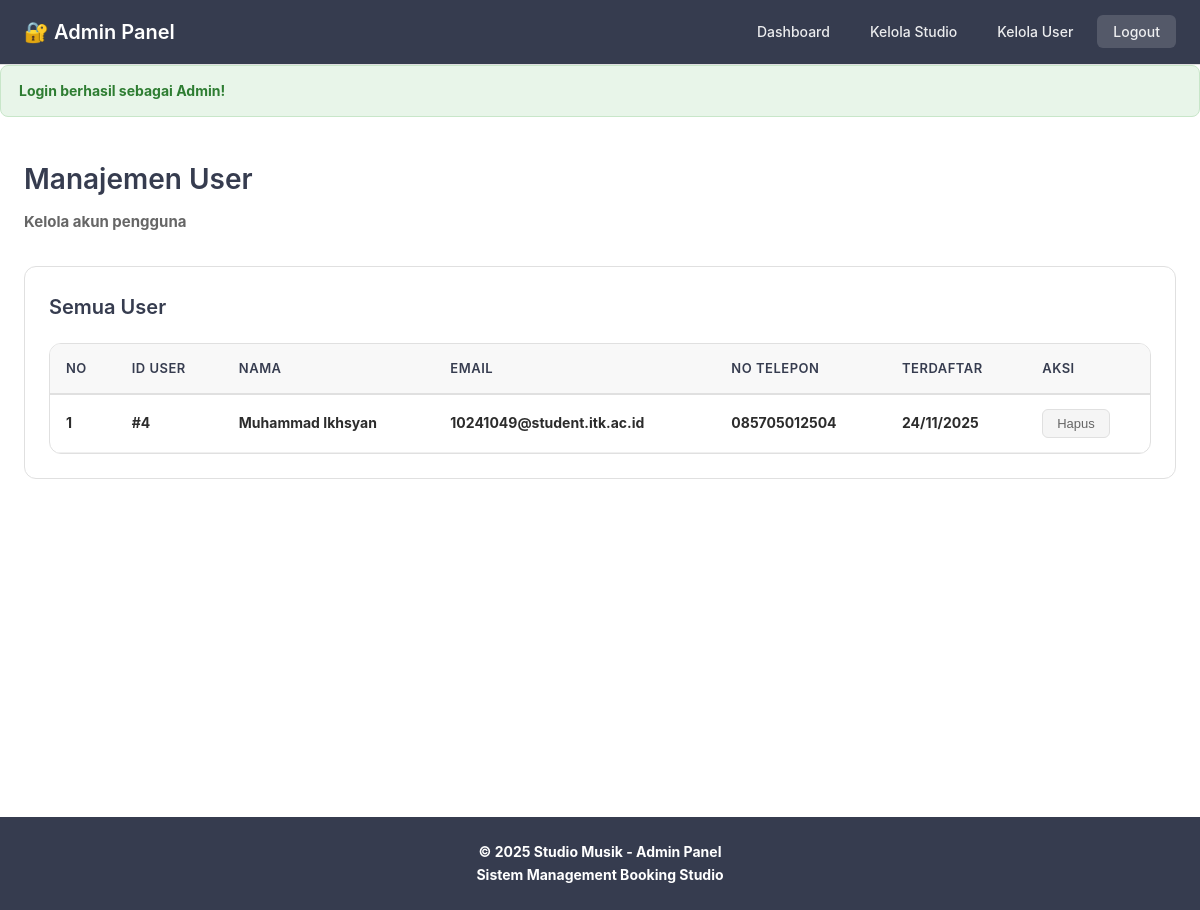
Before: /public/index.php?url=admin/users (signed in) with the older database file.
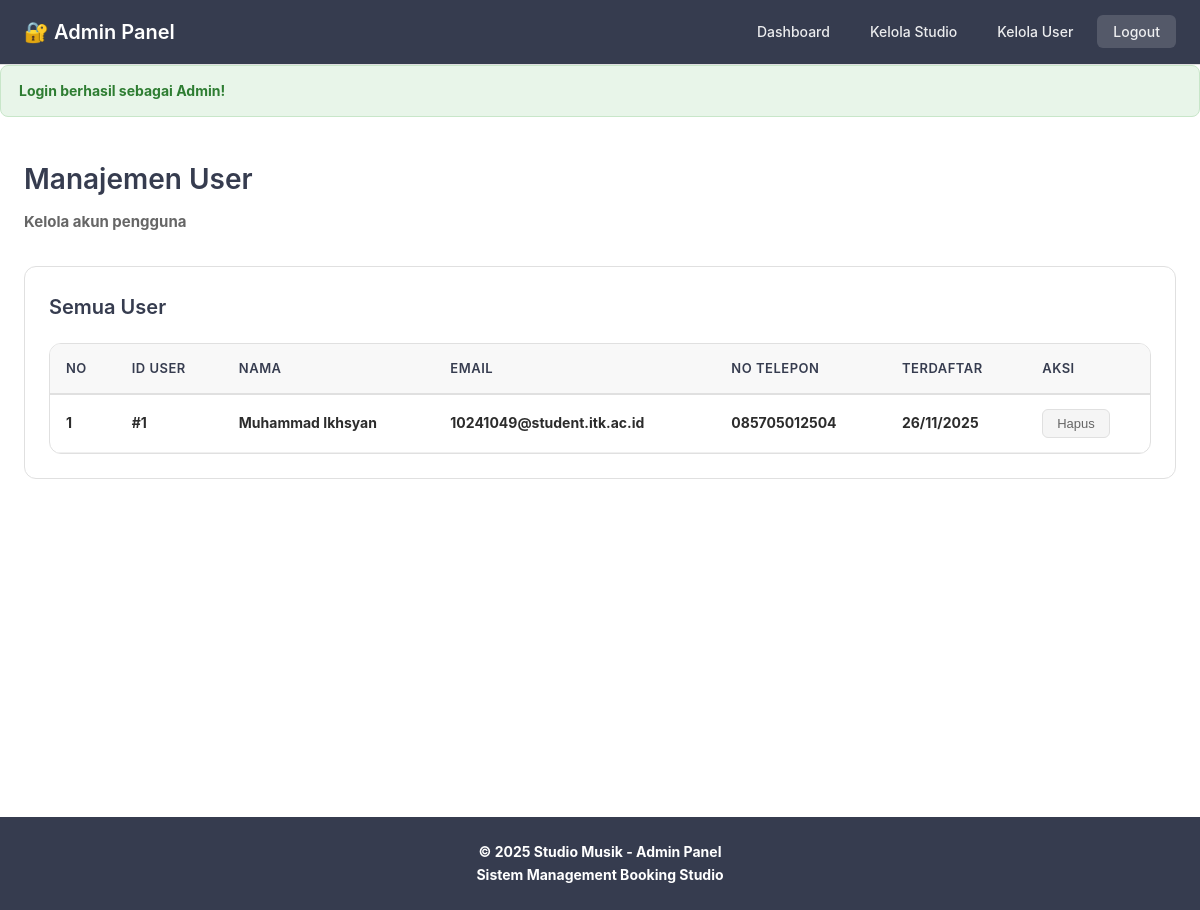
After: the same page with the newer database file.
### tables this page shows
CREATE TABLE `users` (
  `id_user` int(11) NOT NULL,
  `nama` varchar(100) NOT NULL,
  `email` varchar(100) NOT NULL,
  `password` varchar(255) NOT NULL,
  `no_telp` varchar(15) NOT NULL,
  `created_at` timestamp NULL DEFAULT current_timestamp()
);

### app/controllers/AdminController.php (called while the page is built, shortened)
<?php
require_once __DIR__ . '/../../core/Controller.php';
class AdminController extends Controller {
    public function users() {
        $userModel = $this->model('User');
        $allUsers = $userModel->all();
        $data = [
            'admin' => $_SESSION['admin'],
            'users' => $allUsers,
            'title' => 'Manajemen User'
        ];
        $this->view('admin/users', $data);
    }
}
?>

### core/Model.php (called while the page is built, shortened)
<?php
class Model {
    protected $db;
    protected $table;
    public function __construct() {
        require_once __DIR__ . '/../config/Database.php';
        $database = new Database();
        $this->db = $database->getConnection();
    }
    public function all() {
        $query = "SELECT * FROM " . $this->table;
        $stmt = $this->db->prepare($query);
        $stmt->execute();
        return $stmt->fetchAll(PDO::FETCH_ASSOC);
    }
}
?>

### config/Database.php (called while the page is built, shortened)
<?php
class Database {
    private $host = "localhost";
    private $db_name = "studio_music";
    private $username = "root";
    private $password = "";
    public function getConnection() {
        $this->conn = null;
        try {
            $this->conn = new PDO(
                "mysql:host=" . $this->host . ";dbname=" . $this->db_name,
                $this->username,
                $this->password
            );
            $this->conn->setAttribute(PDO::ATTR_ERRMODE, PDO::ERRMODE_EXCEPTION);
            $this->conn->exec("set names utf8");
        } catch(PDOException $e) {
            echo "Connection Error: " . $e->getMessage();
        }
        return $this->conn;
    }
}
?>

### app/views/admin/users.php (the view, shortened to what this page needs)
<?php include __DIR__ . '/header.php'; ?>
<div class="admin-dashboard-container">
    <div class="page-header">
        <h1>Manajemen User</h1>
        <p>Kelola akun pengguna</p>
    </div>
    <div class="admin-section">
        <h2>Semua User</h2>
        <?php if (!empty($users)): ?>
            <div class="table-responsive">
                <table class="booking-table">
                    <thead>
                        <tr>
                            <th>No</th>
                            <th>ID User</th>
                            <th>Nama</th>
                            <th>Email</th>
                            <th>No Telepon</th>
                            <th>Terdaftar</th>
                            <th>Aksi</th>
                        </tr>
                    </thead>
                    <tbody>
                        <?php $no = 1; ?>
                        <?php foreach ($users as $user): ?>
                            <tr>
                                <td><?= $no++ ?></td>
                                <td><strong>#<?= $user['id_user'] ?></strong></td>
                                <td><?= htmlspecialchars($user['nama']) ?></td>
                                <td><?= htmlspecialchars($user['email']) ?></td>
                                <td><?= htmlspecialchars($user['no_telp']) ?></td>
                                <td><?= date('d/m/Y', strtotime($user['created_at'])) ?></td>
                                <td>
                                    <form method="POST" action="/Studio-Music/public/index.php?url=admin/deleteUser" style="display: inline;">
                                        <button type="submit" class="btn-delete" onclick="return confirm('Yakin ingin menghapus user ini?')">
                                            Hapus
                                        </button>
                                    </form>
                                </td>
                            </tr>
                        <?php endforeach; ?>
                    </tbody>
                </table>
            </div>
        <?php else: ?>
            <div class="no-data">
                <p>Belum ada user terdaftar.</p>
            </div>
        <?php endif; ?>
    </div>
</div>
<?php include __DIR__ . '/footer.php'; ?>

Changed rows visible on the page:
removed users: id_user "4", nama "Muhammad Ikhsyan", email "10241049@student.itk.ac.id", no_telp "085705012504", created_at "24/11/2025"
added users: id_user "1", nama "Muhammad Ikhsyan", email "10241049@student.itk.ac.id", no_telp "085705012504", created_at "26/11/2025"
